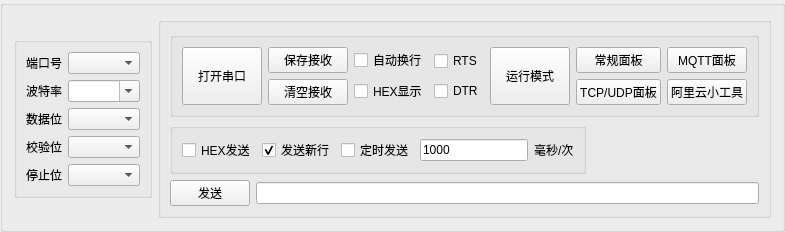
     <widget class="QGroupBox" name="groupBox_2">
      <property name="title">
       <string/>
      </property>
      <layout class="QHBoxLayout" name="horizontalLayout_7" stretch="1,0">
       <property name="sizeConstraint">
        <enum>QLayout::SetDefaultConstraint</enum>
       </property>
       <item>
        <widget class="QGroupBox" name="groupBox_3">
         <property name="sizePolicy">
          <sizepolicy hsizetype="Fixed" vsizetype="Fixed">
           <horstretch>0</horstretch>
           <verstretch>0</verstretch>
          </sizepolicy>
         </property>
         <property name="title">
          <string/>
         </property>
         <layout class="QFormLayout" name="formLayout">
          <property name="sizeConstraint">
           <enum>QLayout::SetFixedSize</enum>
          </property>
          <item row="0" column="0">
           <widget class="QLabel" name="label">
            <property name="text">
             <string>端口号</string>
            </property>
           </widget>
          </item>
          <item row="0" column="1">
           <widget class="MyQComBox" name="comboBox_port">
            <property name="enabled">
             <bool>true</bool>
            </property>
            <property name="editable">
             <bool>false</bool>
            </property>
           </widget>
          </item>
          <item row="1" column="0">
           <widget class="QLabel" name="label_2">
            <property name="text">
             <string>波特率</string>
            </property>
           </widget>
          </item>
          <item row="1" column="1">
           <widget class="QComboBox" name="comboBox_baud">
            <property name="enabled">
             <bool>true</bool>
            </property>
            <property name="editable">
             <bool>true</bool>
            </property>
           </widget>
          </item>
          <item row="2" column="0">
           <widget class="QLabel" name="label_3">
            <property name="text">
             <string>数据位</string>
            </property>
           </widget>
          </item>
          <item row="2" column="1">
           <widget class="QComboBox" name="comboBox_Bit"/>
          </item>
          <item row="3" column="0">
           <widget class="QLabel" name="label_4">
            <property name="text">
             <string>校验位</string>
            </property>
           </widget>
          </item>
          <item row="3" column="1">
           <widget class="QComboBox" name="comboBox_check"/>
          </item>
          <item row="4" column="0">
           <widget class="QLabel" name="label_5">
            <property name="text">
             <string>停止位</string>
            </property>
           </widget>
          </item>
          <item row="4" column="1">
           <widget class="QComboBox" name="comboBox_stop"/>
          </item>
         </layout>
        </widget>
       </item>
       <item>
        <widget class="QGroupBox" name="groupBox_5">
         <property name="title">
          <string/>
         </property>
         <layout class="QVBoxLayout" name="verticalLayout_4">
          <item>
           <widget class="QGroupBox" name="groupBox_4">
            <property name="sizePolicy">
             <sizepolicy hsizetype="Fixed" vsizetype="Fixed">
              <horstretch>0</horstretch>
              <verstretch>0</verstretch>
             </sizepolicy>
            </property>
            <property name="title">
             <string/>
            </property>
            <layout class="QHBoxLayout" name="horizontalLayout_5">
             <item>
              <widget class="QPushButton" name="bt_open_off_port">
               <property name="sizePolicy">
                <sizepolicy hsizetype="Expanding" vsizetype="Expanding">
                 <horstretch>0</horstretch>
                 <verstretch>0</verstretch>
                </sizepolicy>
               </property>
               <property name="text">
                <string>打开串口</string>
               </property>
              </widget>
             </item>
             <item>
              <layout class="QVBoxLayout" name="verticalLayout">
               <item>
                <widget class="QPushButton" name="btSaveLog">
                 <property name="text">
                  <string>保存接收</string>
                 </property>
                </widget>
               </item>
               <item>
                <widget class="QPushButton" name="btClearLog">
                 <property name="text">
                  <string>清空接收</string>
                 </property>
                </widget>
               </item>
              </layout>
             </item>
             <item>
              <layout class="QVBoxLayout" name="verticalLayout_2">
               <item>
                <widget class="QCheckBox" name="checkBox_show_add_ctrl">
                 <property name="text">
                  <string>自动换行</string>
                 </property>
                </widget>
               </item>
               <item>
                <widget class="QCheckBox" name="checkBox_show_hex">
                 <property name="text">
                  <string>HEX显示</string>
                 </property>
                </widget>
               </item>
              </layout>
             </item>
             <item>
              <layout class="QVBoxLayout" name="verticalLayout_3">
               <item>
                <widget class="QCheckBox" name="checkBox_rts">
                 <property name="whatsThis">
                  <string/>
                 </property>
                 <property name="text">
                  <string>RTS</string>
                 </property>
                 <property name="checked">
                  <bool>false</bool>
                 </property>
                </widget>
               </item>
               <item>
                <widget class="QCheckBox" name="checkBox_dtr">
                 <property name="text">
                  <string>DTR</string>
                 </property>
                 <property name="checked">
                  <bool>false</bool>
                 </property>
                </widget>
               </item>
              </layout>
             </item>
             <item>
              <widget class="QPushButton" name="bt_checkout_run">
               <property name="sizePolicy">
                <sizepolicy hsizetype="Expanding" vsizetype="Expanding">
                 <horstretch>0</horstretch>
                 <verstretch>0</verstretch>
                </sizepolicy>
               </property>
               <property name="text">
                <string>运行模式</string>
               </property>
              </widget>
             </item>
             <item>
              <layout class="QVBoxLayout" name="verticalLayout_9">
               <item>
                <widget class="QPushButton" name="bt_open_off_expand_customs">
                 <property name="text">
                  <string>常规面板</string>
                 </property>
                </widget>
               </item>
               <item>
                <widget class="QPushButton" name="bt_open_off_expand_tcp_udp">
                 <property name="text">
                  <string>TCP/UDP面板</string>
                 </property>
                </widget>
               </item>
              </layout>
             </item>
             <item>
              <layout class="QVBoxLayout" name="verticalLayout_10">
               <item>
                <widget class="QPushButton" name="bt_open_off_expand_mqtt">
                 <property name="text">
                  <string>MQTT面板</string>
                 </property>
                </widget>
               </item>
               <item>
                <widget class="QPushButton" name="bt_open_off_expand_aliyun">
                 <property name="text">
                  <string>阿里云小工具</string>
                 </property>
                </widget>
               </item>
              </layout>
             </item>
            </layout>
           </widget>
          </item>
          <item>
           <widget class="QGroupBox" name="groupBox_6">
            <property name="sizePolicy">
             <sizepolicy hsizetype="Fixed" vsizetype="Fixed">
              <horstretch>0</horstretch>
              <verstretch>0</verstretch>
             </sizepolicy>
            </property>
            <property name="title">
             <string/>
            </property>
            <layout class="QHBoxLayout" name="horizontalLayout_6">
             <item>
              <layout class="QHBoxLayout" name="horizontalLayout_3" stretch="1,1,1,1,2">
               <item>
                <widget class="QCheckBox" name="checkBox_send_hex">
                 <property name="text">
                  <string>HEX发送</string>
                 </property>
                </widget>
               </item>
               <item>
                <widget class="QCheckBox" name="checkBox_send_space_ctrl">
                 <property name="text">
                  <string>发送新行</string>
                 </property>
                 <property name="checked">
                  <bool>true</bool>
                 </property>
                </widget>
               </item>
               <item>
                <widget class="QCheckBox" name="checkBox_timer_send">
                 <property name="text">
                  <string>定时发送</string>
                 </property>
                </widget>
               </item>
               <item alignment="Qt::AlignRight">
                <widget class="QLineEdit" name="lineEdit_ms_send">
                 <property name="sizePolicy">
                  <sizepolicy hsizetype="Minimum" vsizetype="Fixed">
                   <horstretch>0</horstretch>
                   <verstretch>0</verstretch>
                  </sizepolicy>
                 </property>
                 <property name="text">
                  <string>1000</string>
                 </property>
                </widget>
               </item>
               <item>
                <widget class="QLabel" name="label_ms">
                 <property name="text">
                  <string>毫秒/次</string>
                 </property>
                </widget>
               </item>
              </layout>
             </item>
            </layout>
           </widget>
          </item>
          <item>
           <layout class="QHBoxLayout" name="horizontalLayout_4">
            <item>
             <widget class="QPushButton" name="bt_send_data">
              <property name="text">
               <string>发送</string>
              </property>
             </widget>
            </item>
            <item>
             <widget class="QLineEdit" name="lineEdit_send_data">
              <property name="sizePolicy">
               <sizepolicy hsizetype="Expanding" vsizetype="Fixed">
                <horstretch>0</horstretch>
                <verstretch>0</verstretch>
               </sizepolicy>
              </property>
             </widget>
            </item>
           </layout>
          </item>
         </layout>
        </widget>
       </item>
      </layout>
     </widget>
